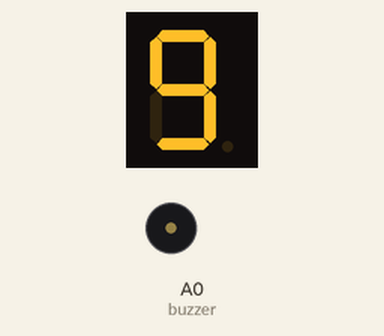
The sketch below on a simulated Arduino Uno, built with avr-gcc and run on an emulated ATmega328P. Shown: 1-digit seven-segment display, buzzer (waves = sounding, pin HIGH). Wiring (inferred from the names in the program): 1-digit 7-segment display, segments lit when HIGH: segments pin 10, pin 9, pin 8, pin 7, pin 6, pin 5, pin 4. The segment pins are drawn as the display they are named for; pins used as bus, display or sensor lines are not drawn.

Above: at 0.1 s.
At 2.1 s:
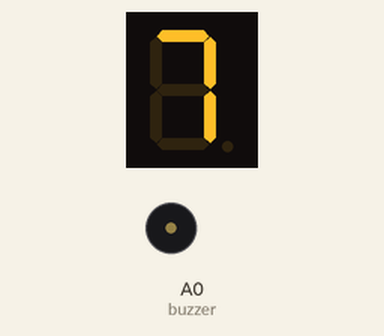
At 5.1 s:
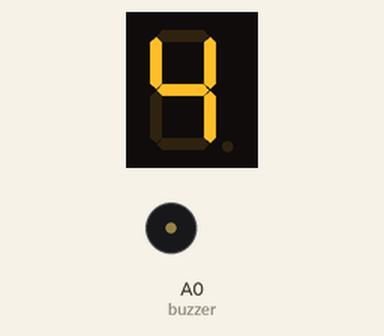
At 10.1 s:
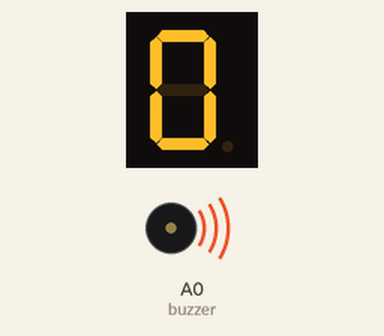
Timing chart, 0 to 36.5 s (numbered marks = the images above):
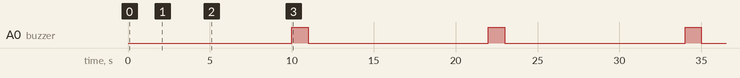

Measured:
- by itself, A0 (buzzer): alternates HIGH for 1.0 s and LOW for 11.0 s
- by itself, everything shown: repeats every 12.0 s, in 12 steps
- what the display in image 1 shows lasts 1.0 s, from 2.0 s to 3.0 s

The sketch:

3C_KASUS_1.ino
```cpp
int a=10;
int b=9; int c=8; int d=7;
int e=6; int f=5; int
g=4;
int buzzer=A0;
void setup(){
  pinMode(buzzer, OUTPUT);
for(int i=10; i>=4; i--){
pinMode(i,OUTPUT);
 }
} void loop(){
for(int i=9; i>=0; i--){
segment(i);
delay(1000);
if (i==0){
digitalWrite(buzzer,HIGH);
delay(1000);
digitalWrite(buzzer,LOW);
delay(1000);
}
}

}
void segment(int angka){

if (angka==0){
digitalWrite(a,HIGH);
digitalWrite(b,HIGH);
digitalWrite(c,HIGH);
digitalWrite(d,HIGH);
digitalWrite(e,HIGH);
digitalWrite(f,HIGH);
digitalWrite(g,LOW);
 }
 else if (angka==1){
digitalWrite(a,LOW);
digitalWrite(b,HIGH);
digitalWrite(c,HIGH);
digitalWrite(d,LOW);
digitalWrite(e,LOW);
digitalWrite(f,LOW);
digitalWrite(g,LOW);
 }
 else if (angka==2){
digitalWrite(a,HIGH);
digitalWrite(b,HIGH);
digitalWrite(c,LOW);
digitalWrite(d,HIGH);
digitalWrite(e,HIGH);
digitalWrite(f,LOW);
digitalWrite(g,HIGH);
 }
  else if (angka==3){
digitalWrite(a,HIGH);
digitalWrite(b,HIGH);
digitalWrite(c,HIGH);
digitalWrite(d,HIGH);
digitalWrite(e,LOW);
digitalWrite(f,LOW);
digitalWrite(g,HIGH);
 }
  else if (angka==4){
digitalWrite(a,LOW);
digitalWrite(b,HIGH);
digitalWrite(c,HIGH);
digitalWrite(d,LOW);
digitalWrite(e,LOW);
digitalWrite(f,HIGH);
digitalWrite(g,HIGH);
 }
  else if (angka==5){
digitalWrite(a,HIGH);
digitalWrite(b,LOW);
digitalWrite(c,HIGH);
digitalWrite(d,HIGH);
digitalWrite(e,LOW);
digitalWrite(f,HIGH);
digitalWrite(g,HIGH);
 }
  else if (angka==6){
digitalWrite(a,HIGH);
digitalWrite(b,LOW);
digitalWrite(c,HIGH);
digitalWrite(d,HIGH);
digitalWrite(e,HIGH);
digitalWrite(f,HIGH);
digitalWrite(g,HIGH);
 }
  else if (angka==7){
digitalWrite(a,HIGH);
digitalWrite(b,HIGH);
digitalWrite(c,HIGH);
digitalWrite(d,LOW);
digitalWrite(e,LOW);
digitalWrite(f,LOW);
digitalWrite(g,LOW);
 }
  else if (angka==8){
digitalWrite(a,HIGH);
digitalWrite(b,HIGH);
digitalWrite(c,HIGH);
digitalWrite(d,HIGH);
digitalWrite(e,HIGH);
digitalWrite(f,HIGH);
digitalWrite(g,HIGH);
 }
  else{
digitalWrite(a,HIGH);
digitalWrite(b,HIGH);
digitalWrite(c,HIGH);
digitalWrite(d,HIGH);
digitalWrite(e,LOW);
digitalWrite(f,HIGH);
digitalWrite(g,HIGH);
 }

}
```
